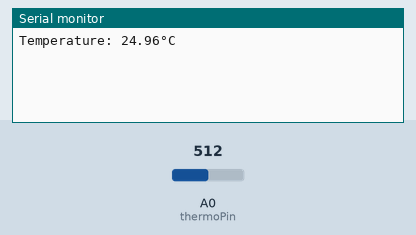
A sketch run on a simulated Arduino Uno, built with avr-gcc and run on an emulated ATmega328P. Parts: the last lines printed to the serial monitor. The inputs (shaded band) are chosen by the test bench; at power-on: A0 (thermoPin) = 512.

Above: at 1.2 s.
1.3 s: A0 (thermoPin) set to 1010
At 2.6 s:
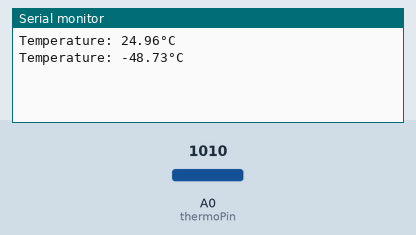
2.8 s: A0 (thermoPin) set to 1023
At 4.6 s:
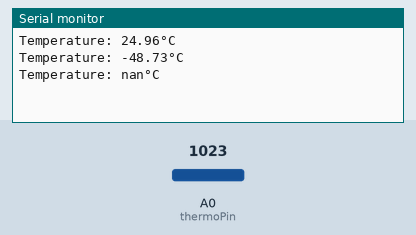

The sketch:

initialTest_NTC_final.ino
```cpp
//Initialising Pins
#define thermoPin A0

//NTC Variables
#define thermoOhm 1000000             //NTC nominal resistance
#define thermoOhmTemp 25              //NTC temperature for nominal resistance
#define thermoBeta 3950               //Beta for NTC

//Other Variables
#define seriesResistor 1000000        //Value of R2
#define numSamples 50
int samples[numSamples];
uint8_t i;
float adcvalue, thermoValue, steinhart;

void setup(void) {
  Serial.begin(9600);
  analogReference(EXTERNAL);          //3V3 AREF
}

void loop(void) {
  //Taking samples
  for (i=0; i< numSamples; i++) {
   samples[i] = analogRead(thermoPin);
   delay(10);
  }
  adcvalue = 0;

  //averaging samples
  for (i=0; i< numSamples; i++) {
     adcvalue += samples[i];
  }
  adcvalue /= numSamples;


  /*            Math
   * Voltage divider: Vo=Vcc(R2/R1+R2)
   * ADC value = vo*1023/Varef
   * ADC value = Vcc(R2/R1+R2)*1023/Varef
   * Varef=Vcc
   * ADC value= (R2/R1+R2)*1023
   * R2 = - (R1 * ADC value)/(ADC value - 1023)
   */
  thermoValue = -(seriesResistor * adcvalue) / (adcvalue - 1023);

  /*   Steinhart-Hart Equation
   * 1/T = (1/To) + 1/B * ln(R/Ro)
   */
  steinhart = thermoValue / thermoOhm;            // (R/Ro)
  steinhart = log(steinhart);                     // ln(R/Ro)
  steinhart /= thermoBeta;                        // 1/B * ln(R/Ro)
  steinhart += 1.0 / (thermoOhmTemp + 273.15);    // + (1/To)
  steinhart = 1.0 / steinhart;                    // Invert
  steinhart -= 273.15;                            // convert absolute temp to C

  Serial.print("Temperature: ");
  Serial.print(steinhart);
  Serial.println("°C");

  delay(1000);
}

/*                      Links
 * Source: https://learn.adafruit.com/thermistor/overview
 * Steinhart-Hart: https://en.wikipedia.org/wiki/Thermistor
 */
```

Measured:
- the behaviour switches between 1022 and 1023 on A0 (thermoPin) (found by bisection; images 1 and 2)
- after the input at 1.3 s, the serial monitor: prints a new line after 0.71 s (image 1)
- after the input at 2.8 s, the serial monitor: prints a new line after 0.72 s (image 2)
